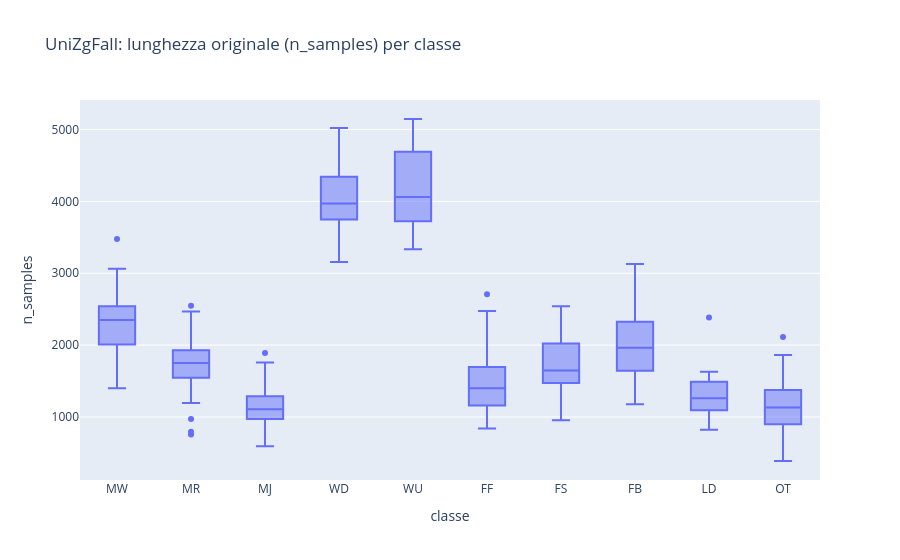
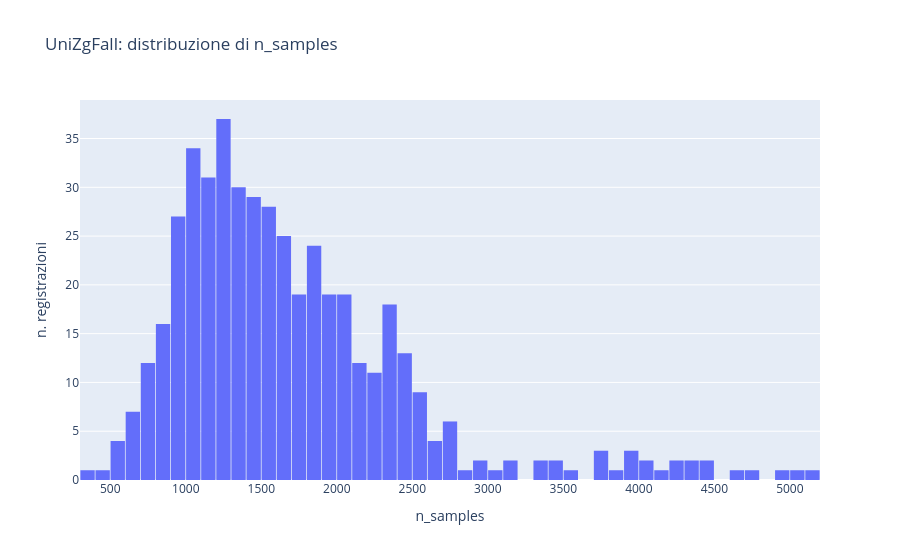
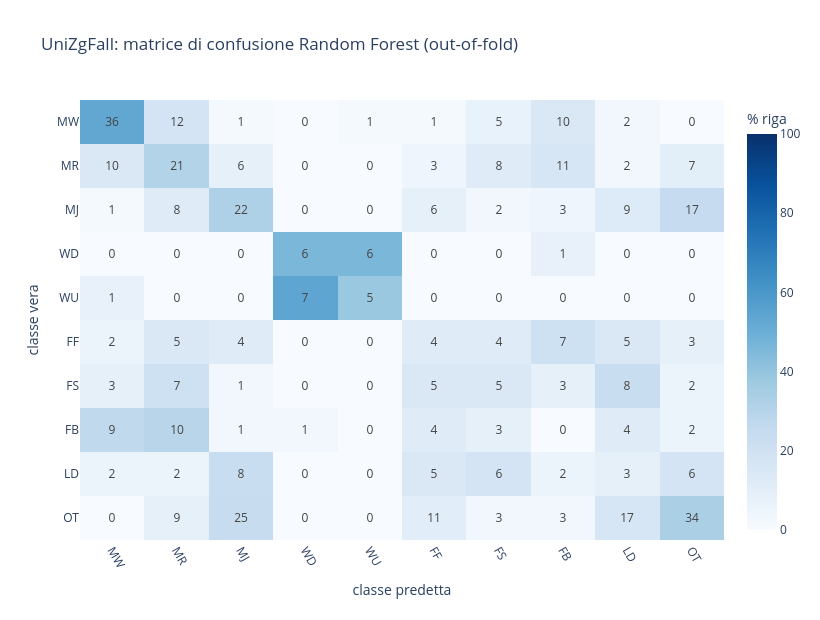
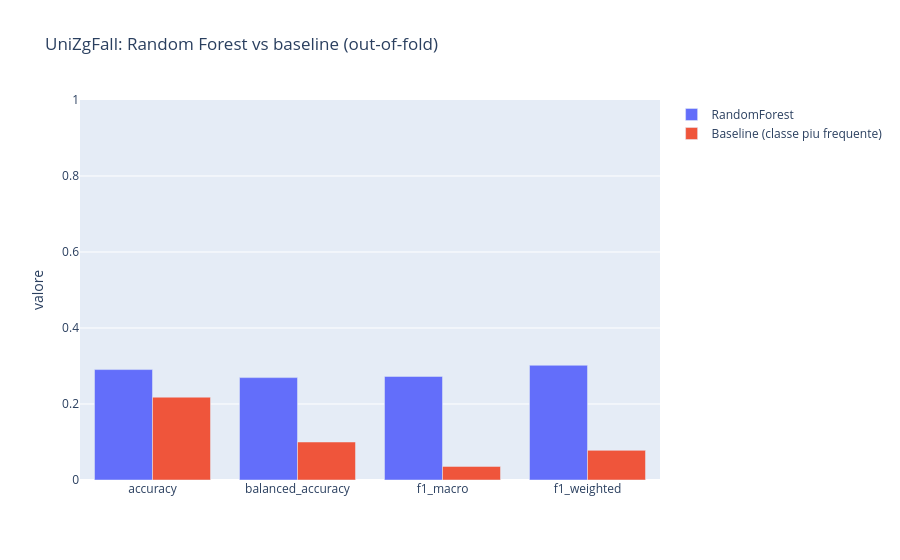

Notebook source saved alongside these figures, in order:
### Markdown cell above
## Sezione 5 — Grafici Plotly

Per ciascun dataset: (1) box plot di `n_samples` per classe, (2) istogramma delle lunghezze, (3) matrice di confusione della Random Forest (colore = % per riga della classe vera, numero = conteggio), (4) confronto delle metriche principali tra Random Forest e baseline. I grafici sono solo mostrati nel notebook, non salvati.

### Code cell
def show_plots(ds):
    df = DATA[ds]
    m = METRICS[ds]
    names = cfg.DATASETS[ds]['class_names']
    fig = px.box(df, x='class_name', y='n_samples', points='outliers', hover_data=['record_id'],
                 category_orders={'class_name': list(names)},
                 title=ds + ': lunghezza originale (n_samples) per classe',
                 labels={'class_name': 'classe', 'n_samples': 'n_samples'})
    fig.show()
    fig = px.histogram(df, x='n_samples', nbins=60, title=ds + ': distribuzione di n_samples',
                       labels={'n_samples': 'n_samples'})
    fig.update_layout(yaxis_title='n. registrazioni', bargap=0.05)
    fig.show()
    cm = m['cm']
    norm = 100 * cm / np.maximum(cm.sum(axis=1, keepdims=True), 1)
    fig = go.Figure(go.Heatmap(
        z=norm, x=list(names), y=list(names), text=cm, texttemplate='%{text}', colorscale='Blues', zmin=0, zmax=100,
        colorbar=dict(title='% riga'),
        hovertemplate='vera=%{y}<br>predetta=%{x}<br>% della classe vera=%{z:.1f}<br>n=%{text}<extra></extra>'))
    fig.update_yaxes(autorange='reversed', title='classe vera')
    fig.update_xaxes(title='classe predetta', tickangle=60)
    fig.update_layout(title=ds + ': matrice di confusione Random Forest (out-of-fold)', height=620, width=820)
    fig.show()
    keys = ['accuracy', 'balanced_accuracy', 'f1_macro', 'f1_weighted']
    fig = go.Figure()
    fig.add_bar(name='RandomForest', x=keys, y=[m['rf_overall'][k] for k in keys])
    fig.add_bar(name='Baseline (classe piu frequente)', x=keys, y=[m['bl_overall'][k] for k in keys])
    fig.update_layout(barmode='group', title=ds + ': Random Forest vs baseline (out-of-fold)', yaxis_title='valore',
                      yaxis_range=[0, 1])
    fig.show()


if not HAS_PLOTLY:
    print('Plotly non disponibile: grafici omessi.')
elif not METRICS:
    print('Nessun risultato da mostrare.')
else:
    for ds in METRICS:
        show_plots(ds)

### Figure 1 — Plotly figure (JSON) as saved in the notebook; plotly's stock layout.template omitted (floating-point values rounded to 4 significant figures; data arrays with more than 128 entries replaced by an {"elided": "..."} marker saying what was removed)
{"data": [{"alignmentgroup": "True", "boxpoints": "outliers", "customdata": {"elided": "468x1 str values"}, "hovertemplate": "classe=%{x}<br>n_samples=%{y}<br>record_id=%{customdata[0]}<extra></extra>", "legendgroup": "", "marker": {"color": "#636efa"}, "name": "", "notched": false, "offsetgroup": "", "orientation": "v", "showlegend": false, "type": "box", "x": {"elided": "468 str values"}, "x0": " ", "xaxis": "x", "y": {"elided": "468 int values"}, "y0": " ", "yaxis": "y"}], "layout": {"boxmode": "group", "legend": {"tracegroupgap": 0}, "title": {"text": "UniZgFall: lunghezza originale (n_samples) per classe"}, "xaxis": {"anchor": "y", "categoryarray": ["MW", "MR", "MJ", "WD", "WU", "FF", "FS", "FB", "LD", "OT"], "categoryorder": "array", "domain": [0, 1], "title": {"text": "classe"}}, "yaxis": {"anchor": "x", "domain": [0, 1], "title": {"text": "n_samples"}}}}

### Figure 2 — Plotly figure (JSON) as saved in the notebook; plotly's stock layout.template omitted (floating-point values rounded to 4 significant figures; data arrays with more than 128 entries replaced by an {"elided": "..."} marker saying what was removed)
{"data": [{"bingroup": "x", "hovertemplate": "n_samples=%{x}<br>count=%{y}<extra></extra>", "legendgroup": "", "marker": {"color": "#636efa", "pattern": {"shape": ""}}, "name": "", "nbinsx": 60, "orientation": "v", "showlegend": false, "type": "histogram", "x": {"elided": "468 int values"}, "xaxis": "x", "yaxis": "y"}], "layout": {"bargap": 0.05, "barmode": "relative", "legend": {"tracegroupgap": 0}, "title": {"text": "UniZgFall: distribuzione di n_samples"}, "xaxis": {"anchor": "y", "domain": [0, 1], "title": {"text": "n_samples"}}, "yaxis": {"anchor": "x", "domain": [0, 1], "title": {"text": "n. registrazioni"}}}}

### Figure 3 — Plotly figure (JSON) as saved in the notebook; plotly's stock layout.template omitted (floating-point values rounded to 4 significant figures)
{"data": [{"colorbar": {"title": {"text": "% riga"}}, "colorscale": [[0, "rgb(247,251,255)"], [0.125, "rgb(222,235,247)"], [0.25, "rgb(198,219,239)"], [0.375, "rgb(158,202,225)"], [0.5, "rgb(107,174,214)"], [0.625, "rgb(66,146,198)"], [0.75, "rgb(33,113,181)"], [0.875, "rgb(8,81,156)"], [1, "rgb(8,48,107)"]], "hovertemplate": "vera=%{y}<br>predetta=%{x}<br>% della classe vera=%{z:.1f}<br>n=%{text}<extra></extra>", "text": [[36, 12, 1, 0, 1, 1, 5, 10, 2, 0], [10, 21, 6, 0, 0, 3, 8, 11, 2, 7], [1, 8, 22, 0, 0, 6, 2, 3, 9, 17], [0, 0, 0, 6, 6, 0, 0, 1, 0, 0], [1, 0, 0, 7, 5, 0, 0, 0, 0, 0], [2, 5, 4, 0, 0, 4, 4, 7, 5, 3], [3, 7, 1, 0, 0, 5, 5, 3, 8, 2], [9, 10, 1, 1, 0, 4, 3, 0, 4, 2], [2, 2, 8, 0, 0, 5, 6, 2, 3, 6], [0, 9, 25, 0, 0, 11, 3, 3, 17, 34]], "texttemplate": "%{text}", "type": "heatmap", "x": ["MW", "MR", "MJ", "WD", "WU", "FF", "FS", "FB", "LD", "OT"], "y": ["MW", "MR", "MJ", "WD", "WU", "FF", "FS", "FB", "LD", "OT"], "z": [[52.94, 17.65, 1.471, 0.0, 1.471, 1.471, 7.353, 14.71, 2.941, 0.0], [14.71, 30.88, 8.824, 0.0, 0.0, 4.412, 11.76, 16.18, 2.941, 10.29], [1.471, 11.76, 32.35, 0.0, 0.0, 8.824, 2.941, 4.412, 13.24, 25.0], [0.0, 0.0, 0.0, 46.15, 46.15, 0.0, 0.0, 7.692, 0.0, 0.0], [7.692, 0.0, 0.0, 53.85, 38.46, 0.0, 0.0, 0.0, 0.0, 0.0], [5.882, 14.71, 11.76, 0.0, 0.0, 11.76, 11.76, 20.59, 14.71, 8.824], [8.824, 20.59, 2.941, 0.0, 0.0, 14.71, 14.71, 8.824, 23.53, 5.882], [26.47, 29.41, 2.941, 2.941, 0.0, 11.76, 8.824, 0.0, 11.76, 5.882], [5.882, 5.882, 23.53, 0.0, 0.0, 14.71, 17.65, 5.882, 8.824, 17.65], [0.0, 8.824, 24.51, 0.0, 0.0, 10.78, 2.941, 2.941, 16.67, 33.33]], "zmax": 100, "zmin": 0}], "layout": {"height": 620, "title": {"text": "UniZgFall: matrice di confusione Random Forest (out-of-fold)"}, "width": 820, "xaxis": {"tickangle": 60, "title": {"text": "classe predetta"}}, "yaxis": {"autorange": "reversed", "title": {"text": "classe vera"}}}}

### Figure 4 — Plotly figure (JSON) as saved in the notebook; plotly's stock layout.template omitted (floating-point values rounded to 4 significant figures)
{"data": [{"name": "RandomForest", "type": "bar", "x": ["accuracy", "balanced_accuracy", "f1_macro", "f1_weighted"], "y": [0.2906, 0.2694, 0.2726, 0.3019]}, {"name": "Baseline (classe piu frequente)", "type": "bar", "x": ["accuracy", "balanced_accuracy", "f1_macro", "f1_weighted"], "y": [0.2179, 0.1, 0.03579, 0.078]}], "layout": {"barmode": "group", "title": {"text": "UniZgFall: Random Forest vs baseline (out-of-fold)"}, "yaxis": {"range": [0, 1], "title": {"text": "valore"}}}}
